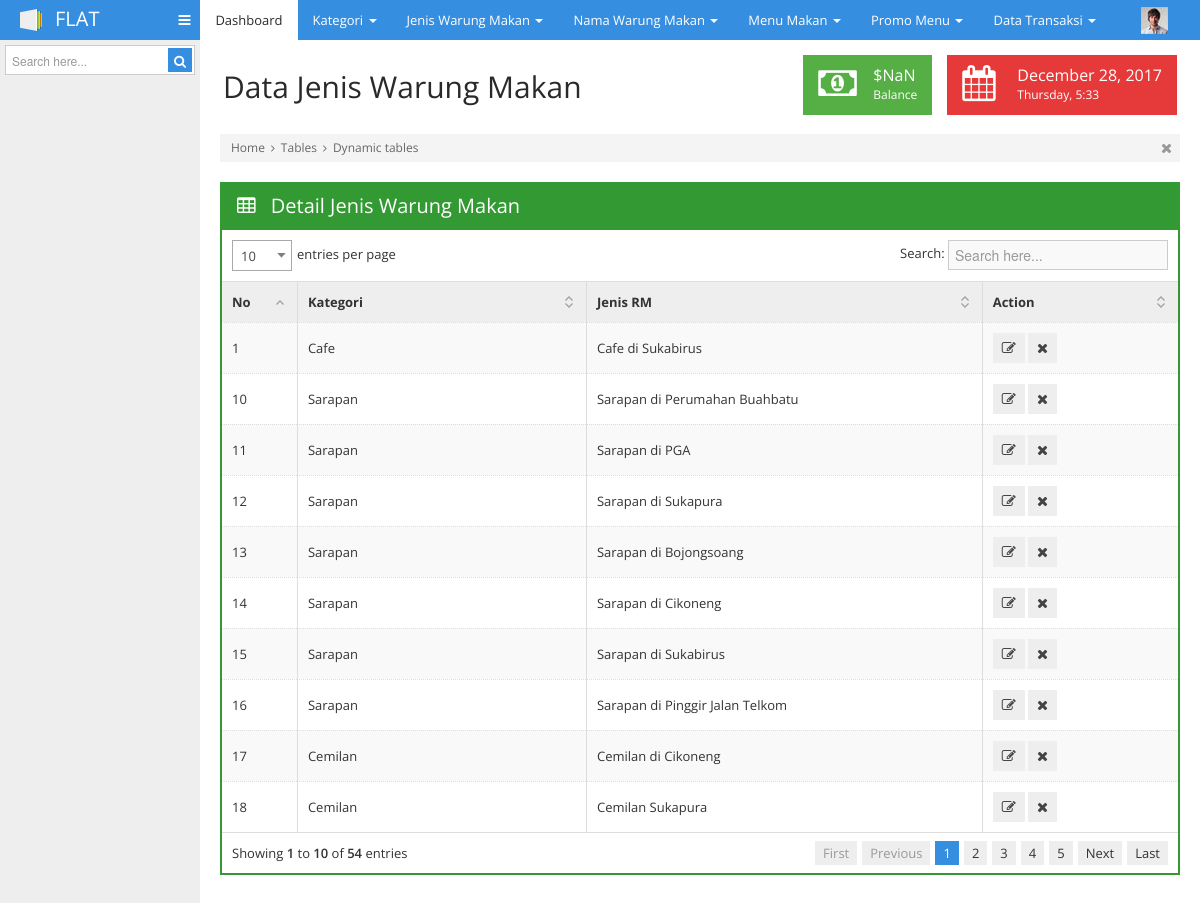
The page /admin/content.php?page=data-jenis-warung (signed in) on the database its author committed.
### tables this page shows
CREATE TABLE IF NOT EXISTS `tb_sub_kategori` (
  `id_sub` int(11) NOT NULL AUTO_INCREMENT,
  `id_kategori` int(11) NOT NULL,
  `sub_kategori` varchar(100) NOT NULL,
  PRIMARY KEY (`id_sub`),
  KEY `id_kategori` (`id_kategori`)
);

CREATE TABLE IF NOT EXISTS `tb_kategori` (
  `id_kategori` int(11) NOT NULL AUTO_INCREMENT,
  `kategori` varchar(100) NOT NULL,
  PRIMARY KEY (`id_kategori`)
);

### admin/pages/data-jenis-warung.php (the view, shortened to what this page needs)
<div id="main">
			<div class="container-fluid">
				<div class="page-header">
					<div class="pull-left">
						<h1>Data Jenis Warung Makan</h1>
					</div>
					<div class="pull-right">
						<ul class="stats">
							<li class='satgreen'>
								<i class="icon-money"></i>
								<div class="details">
									<span class="big">$324,12</span>
									<span>Balance</span>
								</div>
							</li>
							<li class='lightred'>
								<i class="icon-calendar"></i>
								<div class="details">
									<span class="big">February 22, 2013</span>
									<span>Wednesday, 13:56</span>
								</div>
							</li>
						</ul>
					</div>
				</div>
				<div class="breadcrumbs">
					<ul>
						<li>
							<a href="more-login.html">Home</a>
							<i class="icon-angle-right"></i>
						</li>
						<li>
							<a href="tables-basic.html">Tables</a>
							<i class="icon-angle-right"></i>
						</li>
						<li>
							<a href="tables-dynamic.html">Dynamic tables</a>
						</li>
					</ul>
					<div class="close-bread">
						<a href="#">
							<i class="icon-remove"></i>
						</a>
					</div>
				</div>
				<div class="row-fluid">
					<div class="span12">
						<div class="box box-color box-bordered green">
							<div class="box-title">
								<h3>
									<i class="icon-table"></i>
									Detail Jenis Warung Makan
								</h3>
							</div>
							<div class="box-content nopadding">
								<table class="table table-bordered table-hover table-nomargin table-striped dataTable dataTable-reorder">
									<thead>
										<tr>
											<th width="5%">No</th>
											<th>Kategori</th>
											<th>Jenis RM</th>
											<th width="20%">Action</th>
										</tr>
									</thead>
									<tbody>
									<?php
										$query=mysql_query("SELECT * FROM tb_sub_kategori ORDER BY id_kategori DESC");
										$no=0;
											while($data=mysql_fetch_array($query)){
												$cekkategori=mysql_fetch_array(mysql_query("SELECT * FROM tb_kategori WHERE id_kategori='".$data['id_kategori']."' "));
												$no++;
									?>
										<tr>
											<td><?php echo $no ?></td>
											<td><?php echo $cekkategori['kategori'] ?></td>
											<td><?php echo $data['sub_kategori'] ?></td>
											<td class='hidden-480'>
												<a href="content.php?page=edit-jenis-warung&&kode=<?php echo base64_encode($data['id_sub']) ?>" class="btn" rel="tooltip" title="Edit"><i class="icon-edit"></i></a>
												<a href="proses/delete.php?tabel=tb_sub_kategori&&kode=id_sub&&id=<?php echo $data['id_sub'] ?>" class="btn" rel="tooltip" title="Delete"><i class="icon-remove"></i></a>
											</td>
										</tr>
										<?php } ?>
									</tbody>
								</table>
							</div>
						</div>
					</div>
				</div>
			</div>
		</div>

### admin/content.php (shortened to what this page needs)
	<?php
		if(!empty($_SESSION['username'])){
	?>
<!doctype html>
<html>
<head>
	<link rel="stylesheet" href="css/bootstrap.min.css">
	<link rel="stylesheet" href="css/bootstrap-responsive.min.css">
	<link rel="stylesheet" href="css/plugins/jquery-ui/smoothness/jquery-ui.css">
	<link rel="stylesheet" href="css/plugins/jquery-ui/smoothness/jquery.ui.theme.css">
	<link rel="stylesheet" href="css/plugins/datatable/TableTools.css">
	<link rel="stylesheet" href="css/plugins/chosen/chosen.css">
	<link rel="stylesheet" href="css/style.css">
	<link rel="stylesheet" href="css/themes.css">
</head>
<body>
	<div id="navigation">
		<div class="container-fluid">
			<a href="#" id="brand">FLAT</a>
			<a href="#" class="toggle-nav" rel="tooltip" data-placement="bottom" title="Toggle navigation"> <i class="icon-reorder"></i>
			</a>
			<?php
			include "pages/menu-mobile.php";
			 ?>
			<div class="user">
				<?php
				include "pages/notifikasi.php";
				 ?>
				<div class="dropdown">
					<a href="#" class='dropdown-toggle' data-toggle="dropdown">
						<img src="img/demo/user-avatar.jpg" alt=""></a>
				</div>
			</div>
		</div>
	</div>
	<div class="container-fluid" id="content">
	<?php
	include "pages/sidebar.php";
	?>
		 <?php
                    $current_page = $_GET['page'];
                    switch ($current_page) {
                        case ('data-jenis-warung'):
                            include 'pages/data-jenis-warung.php';
                            break;
                    }
                     ?>
	</div>
</body>
</html>
<?php
		}else{
			header("location: login.php");
		}
	?>

### admin/pages/menu-mobile.php (shortened to what this page needs)
<ul class='main-nav'>
				<li class='active'>
					<a href="index.php">
						<span>Dashboard</span>
					</a>
				</li>
				<li>
					<a href="#" data-toggle="dropdown" class='dropdown-toggle'>
						<span>Kategori</span>
						<span class="caret"></span>
					</a>
				</li>
				<li>
					<a href="#" data-toggle="dropdown" class='dropdown-toggle'>
						<span>Jenis Warung Makan</span>
						<span class="caret"></span>
					</a>
				</li>
				<li>
					<a href="#" data-toggle="dropdown" class='dropdown-toggle'>
						<span>Nama Warung Makan</span>
						<span class="caret"></span>
					</a>
				</li>
				<li>
					<a href="#" data-toggle="dropdown" class='dropdown-toggle'>
						<span>Menu Makan</span>
						<span class="caret"></span>
					</a>
				</li>
				<li>
					<a href="#" data-toggle="dropdown" class='dropdown-toggle'>
						<span>Promo Menu</span>
						<span class="caret"></span>
					</a>
				</li>
				<li>
					<a href="#" data-toggle="dropdown" class='dropdown-toggle'>
						<span>Data Transaksi</span>
						<span class="caret"></span>
					</a>
				</li>
			</ul>

### admin/pages/notifikasi.php (shortened to what this page needs)
<link rel="stylesheet" href="http://cdnjs.cloudflare.com/ajax/libs/font-awesome/4.6.3/css/font-awesome.min.css">

### admin/pages/sidebar.php (shortened to what this page needs)
<div id="left">
			<form action="search-results.html" method="GET" class='search-form'>
				<div class="search-pane">
					<input type="text" name="search" placeholder="Search here...">
					<button type="submit"><i class="icon-search"></i></button>
				</div>
			</form>
		</div>

### rows shown on the page
tb_sub_kategori: id_kategori.kategori "Cafe", sub_kategori "Cafe di Sukabirus"
tb_sub_kategori: id_kategori.kategori "Sarapan", sub_kategori "Sarapan di Perumahan Buahbatu"
tb_sub_kategori: id_kategori.kategori "Sarapan", sub_kategori "Sarapan di PGA"
tb_sub_kategori: id_kategori.kategori "Sarapan", sub_kategori "Sarapan di Sukapura"
tb_sub_kategori: id_kategori.kategori "Sarapan", sub_kategori "Sarapan di Bojongsoang"
tb_sub_kategori: id_kategori.kategori "Sarapan", sub_kategori "Sarapan di Cikoneng"
tb_sub_kategori: id_kategori.kategori "Sarapan", sub_kategori "Sarapan di Sukabirus"
tb_sub_kategori: id_kategori.kategori "Sarapan", sub_kategori "Sarapan di Pinggir Jalan Telkom"
tb_sub_kategori: id_kategori.kategori "Cemilan", sub_kategori "Cemilan di Cikoneng"
tb_sub_kategori: id_kategori.kategori "Cemilan", sub_kategori "Cemilan Sukapura"
